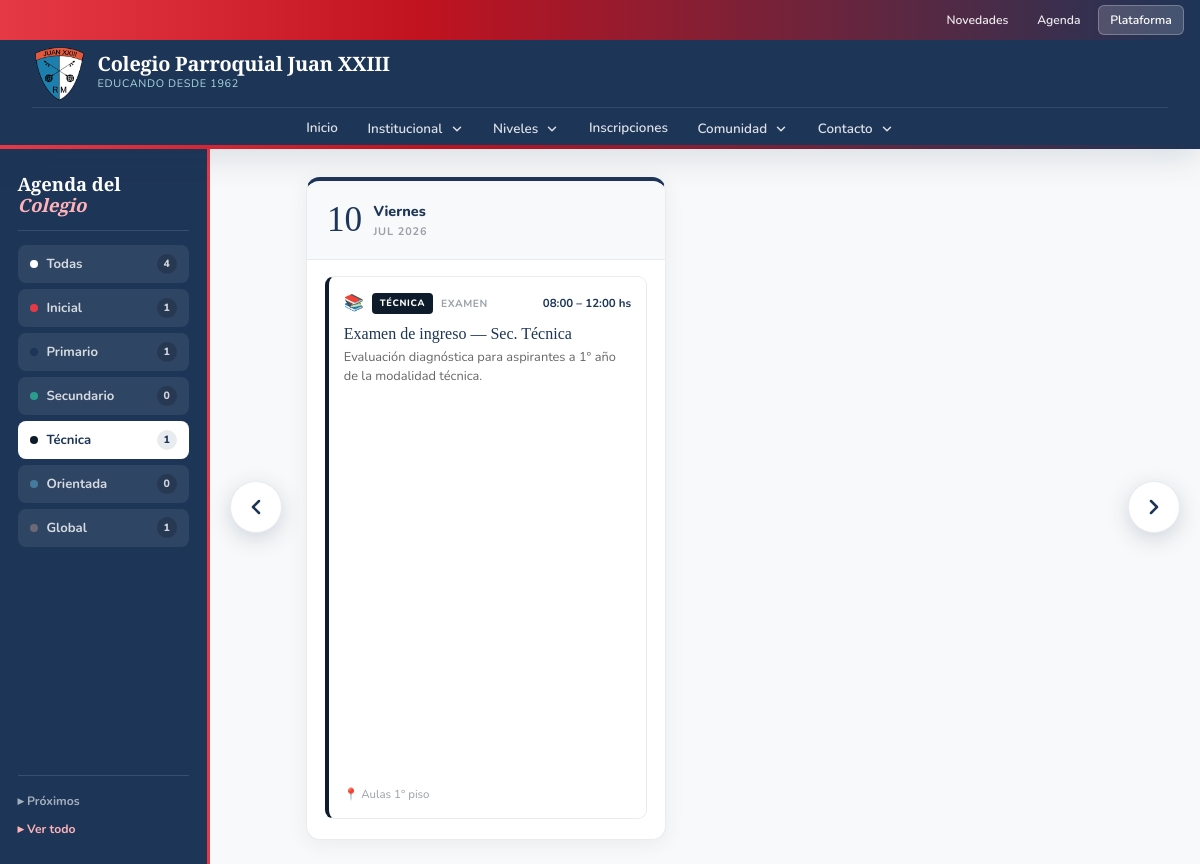
Screenshot of /agenda?etiqueta=Técnica&ver=todos with the database file from the repository.
### tables this page shows
CREATE TABLE `agenda` (
  `id_evento` int(11) NOT NULL,
  `titulo` varchar(180) NOT NULL,
  `descripcion` text DEFAULT NULL,
  `etiqueta` enum('Inicial','Primario','Técnica','Orientada','Global') NOT NULL DEFAULT 'Global',
  `tipo` enum('Acto','Formulario','Reunión','Examen','Feriado','Inscripción','Otro') NOT NULL DEFAULT 'Otro',
  `fecha_evento` date NOT NULL,
  `hora_inicio` time DEFAULT NULL,
  `hora_fin` time DEFAULT NULL,
  `lugar` varchar(180) DEFAULT NULL,
  `enlace` varchar(255) DEFAULT NULL,
  `id_usuario` int(11) NOT NULL,
  `created_at` datetime NOT NULL DEFAULT current_timestamp()
);

### partials/inscripciones.php (called while the page is built, shortened)
<?php
function insc_hoy(): string {
    return (new DateTimeImmutable('now', new DateTimeZone('America/Argentina/Buenos_Aires')))->format('Y-m-d');
}
function insc_eventos_agenda(?PDO $pdo): array {
    $hoy = insc_hoy();
    $out = [];
    usort($out, fn($a, $b) => [$a['fecha_evento'], $a['titulo']] <=> [$b['fecha_evento'], $b['titulo']]);
    return $out;
}

### agenda.php (the view, shortened to what this page needs)
<?php
require_once __DIR__ . '/conexion.php';
require_once __DIR__ . '/partials/inscripciones.php';
$pdo = db();
$etiquetas_validas = ['Inicial', 'Primario', 'Secundario', 'Técnica', 'Orientada', 'Global'];
$filtro = isset($_GET['etiqueta']) && in_array($_GET['etiqueta'], $etiquetas_validas)
    ? $_GET['etiqueta'] : 'todas';
$ver_pasados = isset($_GET['ver']) && $_GET['ver'] === 'todos';
$sql = "SELECT a.id_evento, a.titulo, a.descripcion, a.etiqueta, a.tipo,
               a.fecha_evento, a.hora_inicio, a.hora_fin, a.lugar, a.enlace,
               CONCAT(u.nombre, ' ', u.apellido) AS autor
        FROM agenda a JOIN usuarios u ON u.id_usuario = a.id_usuario";
$cond = [];
if ($filtro !== 'todas')  $cond[] = "a.etiqueta = :etiqueta";
if ($cond) $sql .= " WHERE " . implode(' AND ', $cond);
$sql .= $ver_pasados
    ? " ORDER BY a.fecha_evento DESC, a.hora_inicio ASC"
    : " ORDER BY a.fecha_evento ASC, a.hora_inicio ASC";
$stmt = $pdo->prepare($sql);
if ($filtro !== 'todas') $stmt->bindParam(':etiqueta', $filtro);
$stmt->execute();
$eventos = $stmt->fetchAll();
$por_fecha = [];
foreach ($eventos as $ev) {
    $por_fecha[$ev['fecha_evento']][] = $ev;
}
$cond_count = $ver_pasados ? "" : " WHERE fecha_evento >= CURDATE()";
$conteos = [];
$total_todas = 0;
foreach ($pdo->query("SELECT etiqueta, COUNT(*) as total FROM agenda$cond_count GROUP BY etiqueta")->fetchAll() as $r) {
    $conteos[$r['etiqueta']] = $r['total'];
    $total_todas += $r['total'];
}
$hoy = date('Y-m-d');
function etiqueta_color(string $e): string {
    return match($e) {
        'Inicial'   => '#E63946',
        'Primario'  => '#1D3557',
        'Secundario'=> '#2a9d8f',
        'Técnica'   => '#0d1b2a',
        'Orientada' => '#457B9D',
        'Global'    => '#6d6875',
        default     => '#888',
    };
}
function tipo_icono(string $t): string {
    return match($t) {
        'Acto'        => '🎤',
        'Formulario'  => '📝',
        'Reunión'     => '👥',
        'Examen'      => '📚',
        'Feriado'     => '🏖',
        'Inscripción' => '🗂',
        default       => '📌',
    };
}
function dia_semana(int $w): string {
    return ['Domingo','Lunes','Martes','Miércoles','Jueves','Viernes','Sábado'][$w];
}
function mes_corto(int $m): string {
    return ['','Ene','Feb','Mar','Abr','May','Jun','Jul','Ago','Sep','Oct','Nov','Dic'][$m];
}
function rango_horario(?string $ini, ?string $fin): string {
    $h = substr($ini, 0, 5);
    if ($fin) $h .= ' – ' . substr($fin, 0, 5);
    return $h . ' hs';
}
require __DIR__ . '/partials/header.php';
?>
<div class="ag-stage">
  <div class="ag-topbar">
    <ul class="filtro-list">
      <li>
        <a href="agenda<?= $ver_pasados ? '?ver=todos' : '' ?>" class="filtro-link <?= $filtro==='todas'?'active':'' ?>">
          <span class="f-dot" style="background:#fff"></span>
          Todas
          <span class="f-count"><?= $total_todas ?></span>
        </a>
      </li>
      <?php
      $etiq_config = [
        'Inicial'   => '#E63946',
        'Primario'  => '#1D3557',
        'Secundario'=> '#2a9d8f',
        'Técnica'   => '#0d1b2a',
        'Orientada' => '#457B9D',
        'Global'    => '#6d6875',
      ];
      foreach ($etiq_config as $etiq => $color):
        $qs = 'etiqueta=' . urlencode($etiq) . ($ver_pasados ? '&ver=todos' : '');
      ?>
      <li>
        <a href="agenda?<?= $qs ?>" class="filtro-link <?= $filtro===$etiq?'active':'' ?>">
          <span class="f-dot" style="background:<?= $color ?>"></span>
          <?= htmlspecialchars($etiq) ?>
          <span class="f-count"><?= $conteos[$etiq] ?? 0 ?></span>
        </a>
      </li>
      <?php endforeach; ?>
    </ul>
    <div class="ag-topbar-title">
      <h1>Agenda del <em>Colegio</em></h1>
    </div>
    <div class="ver-toggle">
      <?php $base_q = $filtro !== 'todas' ? 'etiqueta=' . urlencode($filtro) : ''; ?>
      <a href="agenda<?= $base_q ? '?'.$base_q : '' ?>" class="<?= !$ver_pasados ? 'on' : '' ?>">▸ Próximos</a>
      <a href="agenda?<?= $base_q ? $base_q.'&' : '' ?>ver=todos" class="<?= $ver_pasados ? 'on' : '' ?>">▸ Ver todo</a>
    </div>
  </div>
  <div class="ag-viewport">
    <?php if (empty($por_fecha)): ?>
      <div class="sin-resultados">
        <div style="font-size:2.5rem;opacity:.3">🗓</div>
        <h3>Sin eventos en la agenda</h3>
        <p>No hay fechas programadas <?= $filtro!=='todas' ? 'en esta categoría' : '' ?> por ahora.</p>
      </div>
    <?php else: ?>
      <button class="ag-arrow prev" id="agPrev" aria-label="Anterior">
        <svg viewBox="0 0 24 24"><polyline points="15 18 9 12 15 6"/></svg>
      </button>
      <button class="ag-arrow next" id="agNext" aria-label="Siguiente">
        <svg viewBox="0 0 24 24"><polyline points="9 18 15 12 9 6"/></svg>
      </button>
      <div class="ag-track" id="agTrack">
      <?php foreach ($por_fecha as $fecha => $items):
        $t      = strtotime($fecha);
        $es_hoy = ($fecha === $hoy);
      ?>
        <div class="ag-day <?= $es_hoy ? 'is-today' : '' ?>">
          <div class="ag-day-date">
            <span class="d-num"><?= date('j', $t) ?></span>
            <span class="d-txt">
              <span class="d-sem"><?= dia_semana((int)date('w', $t)) ?></span>
              <span class="d-mes"><?= mes_corto((int)date('n', $t)) ?> <?= date('Y', $t) ?></span>
            </span>
          </div>
          <div class="ag-day-events">
            <?php foreach ($items as $ev):
              $color = etiqueta_color($ev['etiqueta']);
              $auto = !empty($ev['auto']);
              $url  = $auto ? $ev['url'] : 'evento?id=' . $ev['id_evento'];
            ?>
            <a href="<?= htmlspecialchars($url) ?>" class="ag-event<?= $auto ? ' ag-event--insc' : '' ?>"
               style="border-left-color:<?= $color ?>;">
              <div class="ag-event-top">
                <span class="ag-event-icon"><?= tipo_icono($ev['tipo']) ?></span>
                <span class="ag-event-badge" style="background:<?= $color ?>"><?= htmlspecialchars($ev['etiqueta']) ?></span>
                <span class="ag-event-tipo"><?= htmlspecialchars($ev['tipo']) ?></span>
                <span class="ag-event-hora">
                  <?= $auto
                      ? ($ev['duracion'] !== '' ? '⏳ ' . htmlspecialchars($ev['duracion']) : 'Todo el día')
                      : rango_horario($ev['hora_inicio'], $ev['hora_fin']) ?>
                </span>
              </div>
              <div class="ag-event-title"><?= htmlspecialchars($ev['titulo']) ?></div>
              <?php if (!empty($ev['descripcion'])): ?>
                <div class="ag-event-desc"><?= htmlspecialchars($ev['descripcion']) ?></div>
              <?php endif; ?>
              <div class="ag-event-meta">
                <?php if (!empty($ev['lugar'])): ?>
                  <span>📍 <?= htmlspecialchars($ev['lugar']) ?></span>
                <?php endif; ?>
              </div>
            </a>
            <?php endforeach; ?>
          </div>
        </div>
      <?php endforeach; ?>
      </div>
    <?php endif; ?>
  </div>
</div>
<?php require __DIR__ . '/partials/footer.php';

### assets/css/styles.css (style rules this page uses)
*, *::before, *::after { box-sizing: border-box; margin: 0; padding: 0; }
:root { --red: #E63946; --red-dark: #c1121f; --blue-dark: #1D3557; --blue-mid: #457B9D; --blue-light:#A8DADC; --white: #F1FAEE; --gray-100: #f8f9fa; --gray-200: #e9ecef; --gray-500: #9aa0a6; --text: #1a1a2e; --font-display: 'Playfair Display', Georgia, serif; --font-body: 'Nunito', sans-serif; --radius: 12px; --radius-lg: 24px; --shadow-sm: 0 2px 8px rgba(29,53,87,.10); --shadow-md: 0 8px 32px rgba(29,53,87,.15); --shadow-lg: 0 20px 60px rgba(29,53,87,.20); --transition: .3s cubic-bezier(.4,0,.2,1); }
html { scroll-behavior: smooth; touch-action: manipulation; }
body { font-family: var(--font-body); color: var(--text); background: var(--white); line-height: 1.7; overflow-x: hidden; }
a { text-decoration: none; color: inherit; }
ul { list-style: none; }

### rows the page displays
agenda: tipo "📚", etiqueta "TÉCNICA", tipo "EXAMEN", rango_horario($ev['hora_inicio'], $ev['hora_fin']) "08:00 – 12:00 hs", titulo "Examen de ingreso — Sec. Técnica", descripcion "Evaluación diagnóstica para aspirantes a 1° año de la modalidad técnica.", lugar "Aulas 1° piso"

### other values shown
cfg_e('nombre_colegio') "Colegio Parroquial Juan XXIII"
cfg_e('lema') "EDUCANDO DESDE 1962"
$seccion['titulo'] "Institucional"
$seccion['titulo'] "Niveles"
$seccion['titulo'] "Inscripciones"
$seccion['titulo'] "Comunidad"
$seccion['titulo'] "Contacto"
$total_todas "4"
$etiq "Inicial"
$conteos[$etiq] "1"
$etiq "Primario"
$etiq "Secundario"
$conteos[$etiq] "0"
$etiq "Técnica"
$etiq "Orientada"
